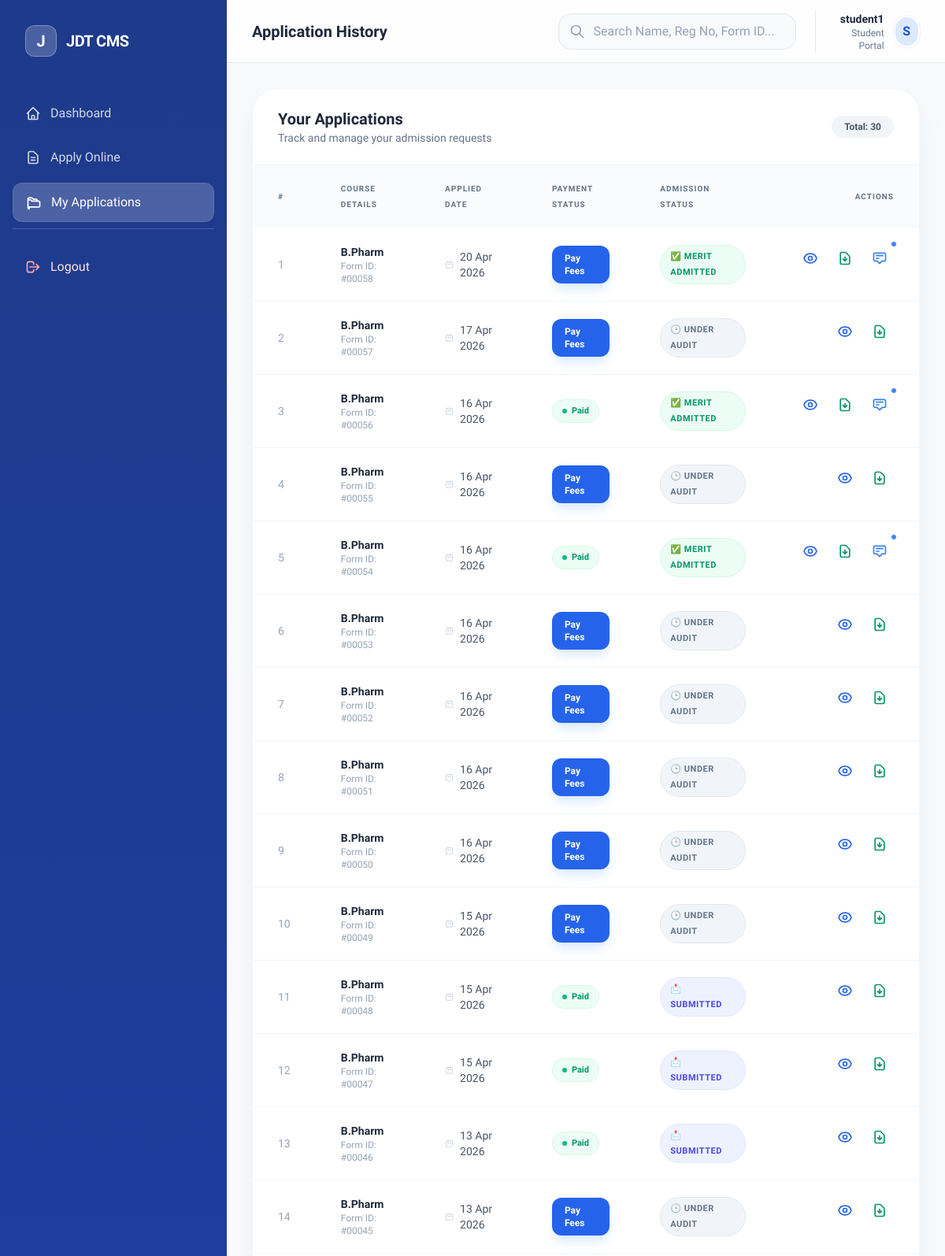
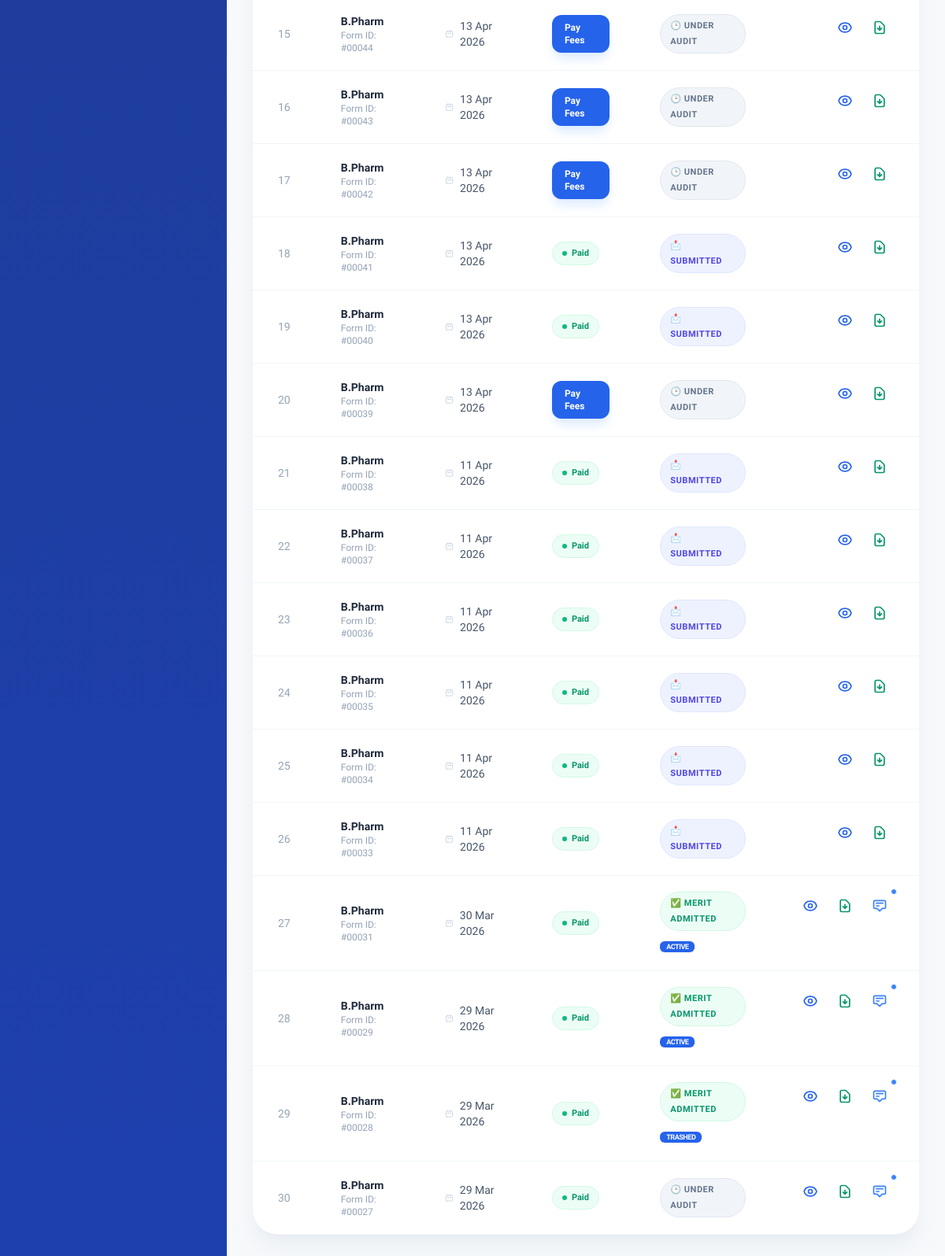
Page /my-applications/ (signed in) on the earlier database version (2 pictures, top to bottom).
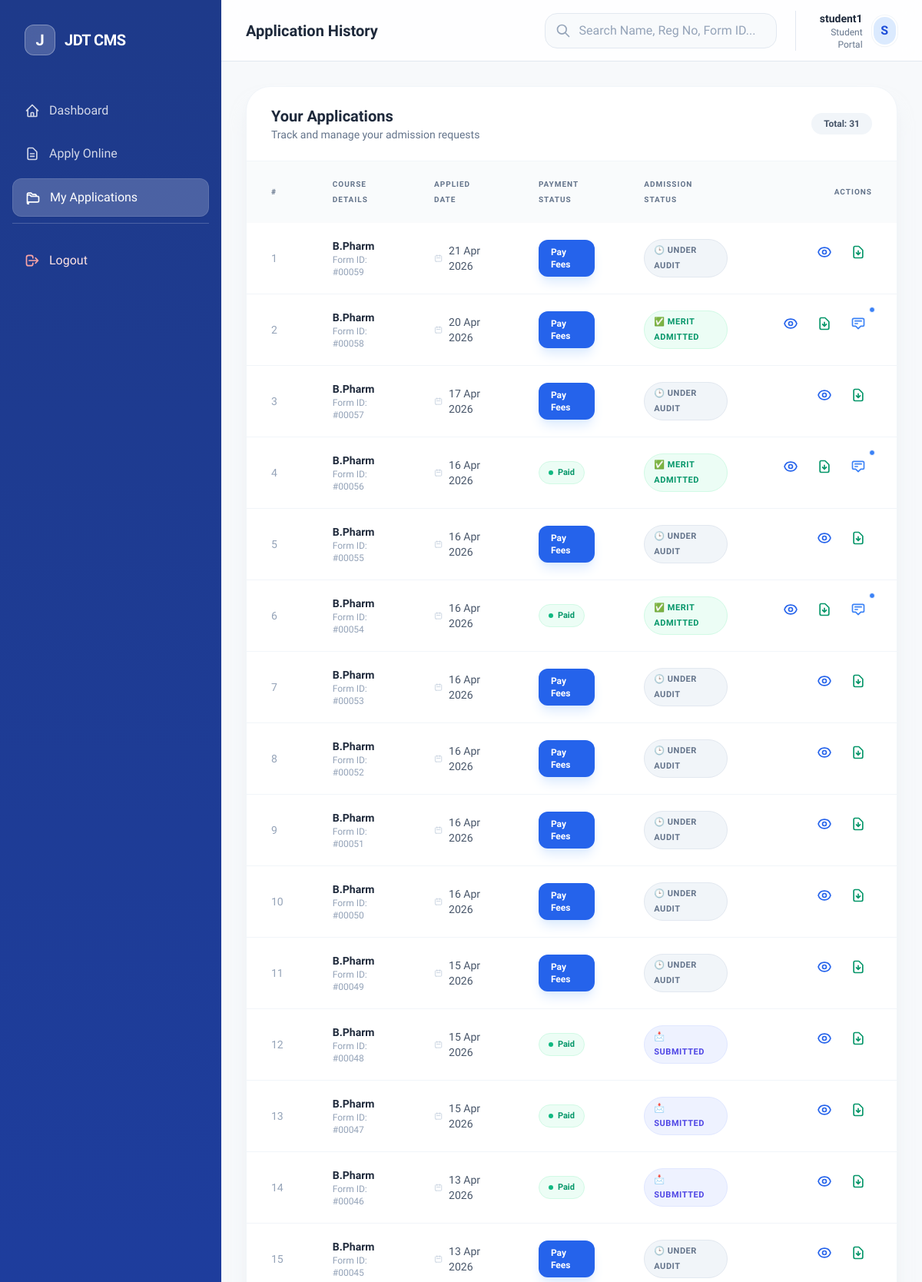
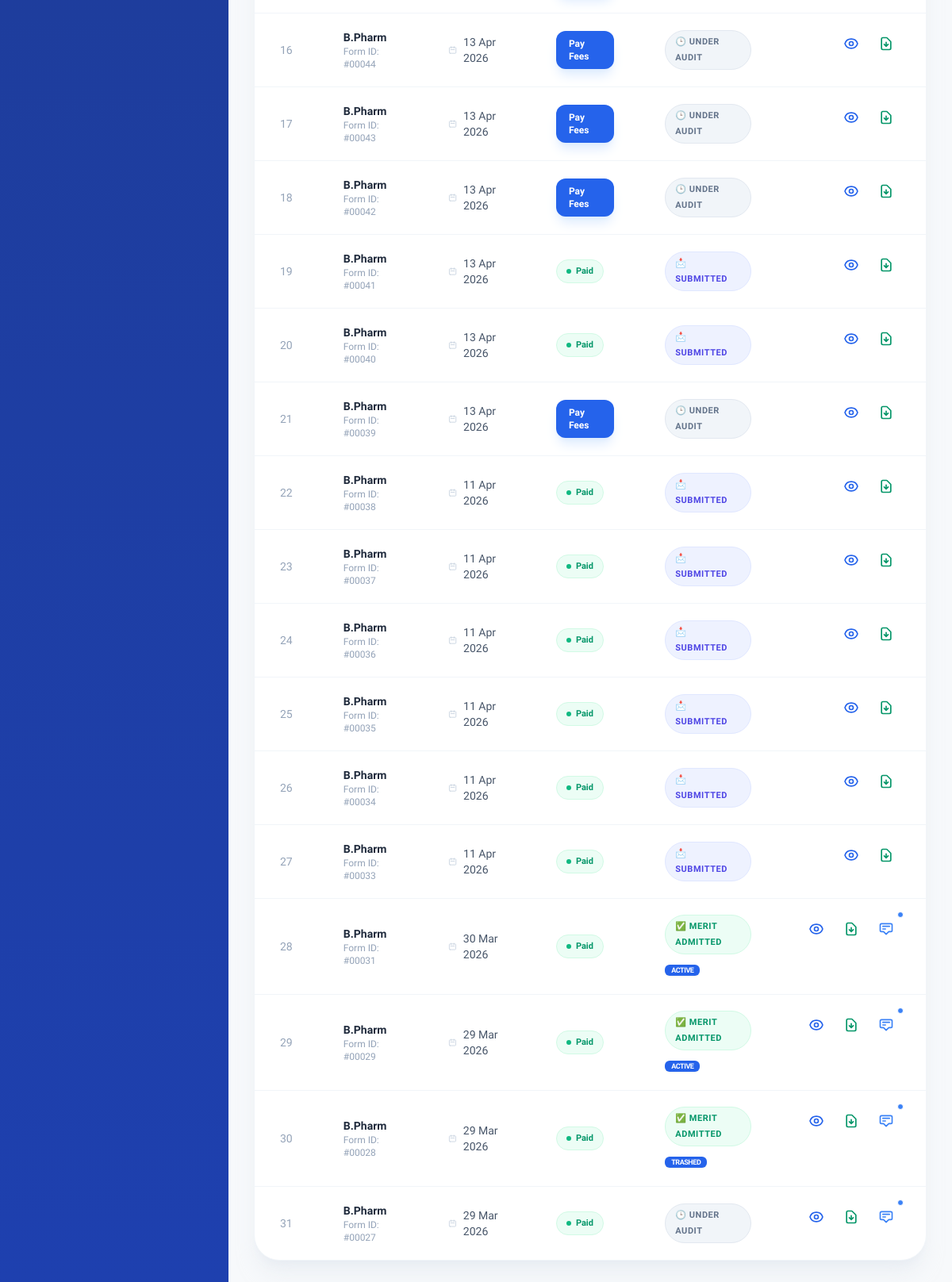
Same page on the later database version (2 pictures, top to bottom).
### applications/models.py (models this page shows, shortened)
class Application(models.Model):
    student = models.ForeignKey(User, on_delete=models.CASCADE)
    institute = models.ForeignKey(Institute, on_delete=models.CASCADE)
    academic_year = models.ForeignKey(AcademicYear, on_delete=models.CASCADE, null=True)
    course = models.ForeignKey(Course, on_delete=models.CASCADE)
    status = models.CharField(
        max_length=20,
        choices=[
            ('pending', 'Pending'),
            ('selected', 'Selected'),
            ('rejected', 'Rejected'),
            ('hold', 'On Hold'),
        ],
        default='pending'
    )
    remarks = models.TextField(null=True, blank=True)
    created_at = models.DateTimeField(auto_now_add=True)
    class Meta:
        ordering = ['-created_at']

class Admission(models.Model):
    ADMISSION_STATUS = [
        ('active', 'Active'),
        ('warned', 'Warned'),
        ('suspended', 'Suspended'),
        ('trashed', 'Trashed'),
    ]
    application = models.OneToOneField(
        Application,
        on_delete=models.CASCADE,
        related_name='admission',
        null=True,
        blank=True
    )
    registration_id = models.CharField(max_length=50, unique=True, null=True, blank=True)
    register_number = models.CharField(max_length=100, unique=True, null=True, blank=True, db_index=True)
    annual_serial = models.IntegerField(default=1)
    date_of_join = models.DateField()
    selected_course = models.ForeignKey(Course, on_delete=models.PROTECT)
    joining_period = models.ForeignKey(
        CourseSubCategory,
        on_delete=models.SET_NULL,
        null=True,
        blank=True,
        related_name='admissions'
    )
    fee_category = models.ForeignKey(FeeCategory, on_delete=models.PROTECT)
    assigned_class = models.ForeignKey('academics.Class', on_delete=models.SET_NULL, null=True, blank=True, related_name='admissions')
    calculated_fee = models.DecimalField(max_digits=10, decimal_places=2)
    discount_amount = models.DecimalField(max_digits=10, decimal_places=2, default=0)
    discount_reason = models.TextField(blank=True, null=True)
    final_fee = models.DecimalField(max_digits=10, decimal_places=2)
    status = models.CharField(max_length=20, choices=ADMISSION_STATUS, default='active', db_index=True)
    status_reason = models.TextField(blank=True, null=True)
    status_updated_at = models.DateTimeField(auto_now=True)
    care_of = models.CharField(max_length=255, blank=True, null=True)
    guardian_name = models.CharField(max_length=255)
    guardian_mobile = models.CharField(max_length=20)
    relationship = models.CharField(max_length=100)
    guardian_address = models.TextField()
    created_at = models.DateTimeField(auto_now_add=True)
    class Meta:
        ordering = ['-created_at']

### academics/models.py (models this page shows, shortened)
class Course(models.Model):
    institute = models.ForeignKey(
        Institute,
        on_delete=models.CASCADE,
        related_name='courses'
    )
    name = models.CharField(max_length=255)
    category = models.ForeignKey(
        CourseCategory,
        on_delete=models.SET_NULL,
        null=True,
        blank=True,
        related_name='courses'
    )
    course_code = models.CharField(max_length=20, unique=True, null=True, blank=True)
    course_category_type = models.CharField(max_length=10, default='semester', blank=True, null=True)
    course_category_labels = models.TextField(blank=True, null=True)
    class Meta:
        ordering = ['-id']

### applications/views.py (the view)
# urls.py: path('my-applications/', my_applications, name='my_applications'),
@login_required
def my_applications(request):
    apps = Application.objects.filter(student=request.user).select_related('course')
    return render(request, 'student/my_applications.html', {'apps': apps})

### templates/student/my_applications.html (shortened to what the changed rows need)
{% extends "dashboard_base.html" %}
{% block header_title %}Application History{% endblock %}
{% block content %}
<div class="space-y-6">
    <div class="bg-white rounded-[2rem] shadow-xl shadow-slate-200/50 border border-slate-100 overflow-hidden">
        <div class="px-8 py-6 border-b border-slate-100 flex flex-col md:flex-row md:items-center justify-between gap-4">
            <div class="flex items-center gap-2">
                <span class="px-4 py-1.5 bg-slate-100 text-slate-600 rounded-full text-xs font-bold">Total: {{ apps|length }}</span>
            </div>
        </div>
        {% if apps %}
        <div class="overflow-x-auto">
            <table class="w-full text-sm">
                <thead>
                    <tr class="bg-slate-50/80 text-slate-500 uppercase text-[10px] tracking-widest font-black">
                        <th class="px-8 py-5 text-left">#</th>
                        <th class="px-8 py-5 text-left">Course Details</th>
                        <th class="px-8 py-5 text-left">Applied Date</th>
                        <th class="px-8 py-5 text-left">Payment Status</th>
                        <th class="px-8 py-5 text-left">Admission Status</th>
                        <th class="px-8 py-5 text-right">Actions</th>
                    </tr>
                </thead>
                <tbody class="divide-y divide-slate-100">
                    {% for app in apps %}
                    <tr class="group hover:bg-slate-50/50 transition-colors">
                        <td class="px-8 py-5 text-slate-400 font-medium">{{ forloop.counter }}</td>
                        <td class="px-8 py-5">
                            <div class="flex flex-col">
                                <span class="text-slate-800 font-bold group-hover:text-blue-600 transition-colors">{{ app.course.name }}</span>
                                <span class="text-xs text-slate-400 font-medium">Form ID: #{{ app.id|stringformat:"05d" }}</span>
                            </div>
                        </td>
                        <td class="px-8 py-5 text-slate-600 font-medium">
                            <div class="flex items-center gap-2">
                                <svg class="w-4 h-4 text-slate-300" fill="none" stroke="currentColor" viewBox="0 0 24 24"><path stroke-linecap="round" stroke-linejoin="round" stroke-width="2" d="M8 7V3m8 4V3m-9 8h10M5 21h14a2 2 0 002-2V7a2 2 0 00-2-2H5a2 2 0 00-2 2v12a2 2 0 002 2z"></path></svg>
                                {{ app.created_at|date:"d M Y" }}
                            </div>
                        </td>
                        <td class="px-8 py-5">
                            {% if app.payment.status == "success" %}
                                <div class="inline-flex items-center gap-1.5 px-3 py-1 bg-emerald-50 text-emerald-600 rounded-full text-[11px] font-bold border border-emerald-100">
                                    <span class="w-1.5 h-1.5 rounded-full bg-emerald-500"></span>
                                    Paid
                                </div>
                            {% else %}
                                <a href="/payment/{{ app.id }}/" class="inline-flex items-center gap-1.5 px-4 py-2 bg-blue-600 hover:bg-blue-700 text-white rounded-xl text-xs font-bold transition-all shadow-lg shadow-blue-100">
                                    Pay Fees
                                </a>
                            {% endif %}
                        </td>
                        <td class="px-8 py-5">
                            {% if app.status == "selected" %}
                                <span class="inline-flex items-center gap-1.5 px-3 py-1 bg-emerald-50 text-emerald-600 rounded-full text-[11px] font-bold border border-emerald-100 uppercase tracking-wider">✅ Merit Admitted</span>
                            {% elif app.status == "rejected" %}
                                <span class="inline-flex items-center gap-1.5 px-3 py-1 bg-red-50 text-red-600 rounded-full text-[11px] font-bold border border-red-100 uppercase tracking-wider">❌ Eligibility Denied</span>
                            {% elif app.status == "hold" %}
                                <span class="inline-flex items-center gap-1.5 px-3 py-1 bg-amber-50 text-amber-600 rounded-full text-[11px] font-bold border border-amber-100 uppercase tracking-wider">⏸ Review Hold</span>
                            {% elif app.status == "submitted" %}
                                <span class="inline-flex items-center gap-1.5 px-3 py-1 bg-indigo-50 text-indigo-600 rounded-full text-[11px] font-bold border border-indigo-100 uppercase tracking-wider">📩 Submitted</span>
                            {% else %}
                                <span class="inline-flex items-center gap-1.5 px-3 py-1 bg-slate-100 text-slate-500 rounded-full text-[11px] font-bold border border-slate-200 uppercase tracking-wider">🕒 Under Audit</span>
                            {% endif %}
                            {% if app.admission %}
                                <div class="mt-2">
                                    <span class="px-2 py-0.5 bg-blue-600 text-white rounded-md text-[9px] font-black uppercase tracking-tighter shadow-sm">{{ app.admission.get_status_display }}</span>
                                </div>
                            {% endif %}
                        </td>
                        <td class="px-8 py-5 text-right flex items-center justify-end gap-2">
                             <a href="/view/{{ app.id }}/" target="_blank" class="p-2 hover:bg-blue-50 text-blue-600 rounded-lg transition-colors group/btn relative" title="View Form">
                             </a>
                             <a href="{% url 'download_application_pdf' app.id %}" class="p-2 hover:bg-emerald-50 text-emerald-600 rounded-lg transition-colors group/btn relative" title="Download PDF">
                                <svg class="w-5 h-5" fill="none" stroke="currentColor" viewBox="0 0 24 24"><path stroke-linecap="round" stroke-linejoin="round" stroke-width="2" d="M12 10v6m0 0l-3-3m3 3l3-3m2 8H7a2 2 0 01-2-2V5a2 2 0 012-2h5.586a1 1 0 01.707.293l5.414 5.414a1 1 0 01.293.707V19a2 2 0 01-2 2z"></path></svg>
                             </a>
                             {% if app.remarks %}
                                <button onclick="showRemarks('{{ app.remarks|escapejs }}')" class="p-2 hover:bg-blue-50 text-blue-500 rounded-lg transition-colors group/btn relative" title="View Remarks">
                                    <svg class="w-5 h-5" fill="none" stroke="currentColor" viewBox="0 0 24 24"><path stroke-linecap="round" stroke-linejoin="round" stroke-width="2" d="M7 8h10M7 12h4m1 8l-4-4H5a2 2 0 01-2-2V6a2 2 0 012-2h14a2 2 0 012 2v8a2 2 0 01-2 2h-3l-4 4z"></path></svg>
                                    <span class="absolute -top-1 -right-1 w-2 h-2 bg-blue-500 rounded-full border border-white"></span>
                                </button>
                            {% endif %}
                        </td>
                    </tr>
                    {% endfor %}
                </tbody>
            </table>
        </div>
        {% endif %}
    </div>
</div>
{% endblock %}

Differences in the rows shown:
added Application: course.name "B.Pharm", id "00059", created_at "21 Apr 2026", status "🕒 UNDER AUDIT"
Other differences:
{{ apps|length }}: "30" → "31"
